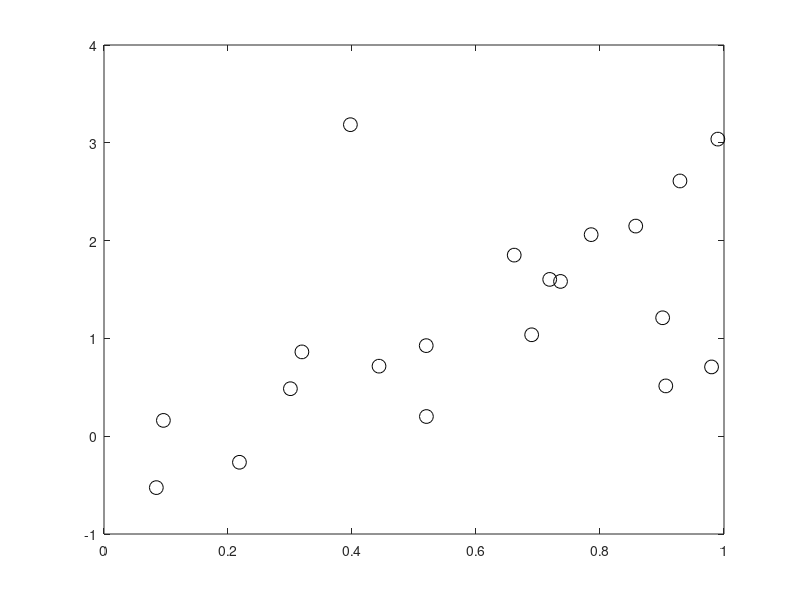

The MATLAB source for this figure: (Note: this script raises an error after producing the figure.)
%% GP task script
clear all; close all;

% generate a dataset
N = 20;
x = sort(rand(N,1));
y = randn(N,1) + 2*x; % Random targets - replace with anything you like
figure
plot(x,y,'ko','markersize',10);


% Define the hyper-parameters - try changing these
gam = 1; % Low gam = smooth functions
ss = 2;

% create the covariance matrix
C = kernel(x,x,'gauss',gam) + 1e-6*eye(N);
imagesc(C);
title('Visualised covariance matrix');


% Compute posterior covariance
postC = inv(inv(C) + (1/ss)*eye(N));
postMu = postC*y;

% Plot the data, posterior mean, and plus/minus 3 standard deviations
figure
plot(x,y,'ko','markersize',10);
hold on
errorbar(x,postMu,3*sqrt(diag(postC)),'.')
title('Data and posterior mean and 3 * sd');
axis tight
% Predictive function
% define some test points
testx = [0:0.01:1]';
testN = length(testx);
testC = kernel(testx,x,'gauss',gam);
predMu = testC*inv(C + ss*eye(N))*y;
predCov = kernel(testx,testx,'gauss',gam) - testC*inv(C + ss*eye(N))*testC';

figure
plot(x,y,'ko','markersize',10)
hold on
errorbar(testx,predMu,3*sqrt(diag(predCov)),'r.')
title('Predicted mean at test points and 3 * sd and some posterior sampels')
% Generate some posterior samples
postSamp = gausssamp(predMu,predCov + 1e-6*eye(testN),20);
plot(testx,postSamp,'k','color',[0.6 0.6 0.6])
axis tight

% Sample some functions from the prior
figure
plot(x,y,'ko','markersize',10)
hold on
bigpriorCov = kernel(testx,testx,'gauss',gam) + 1e-6*eye(testN);
priorSamples = gausssamp(repmat(0,testN,1),bigpriorCov,20);
plot(testx,priorSamples,'k','color',[0.6 0.6 0.6]);
title('Data and samples from the prior');
